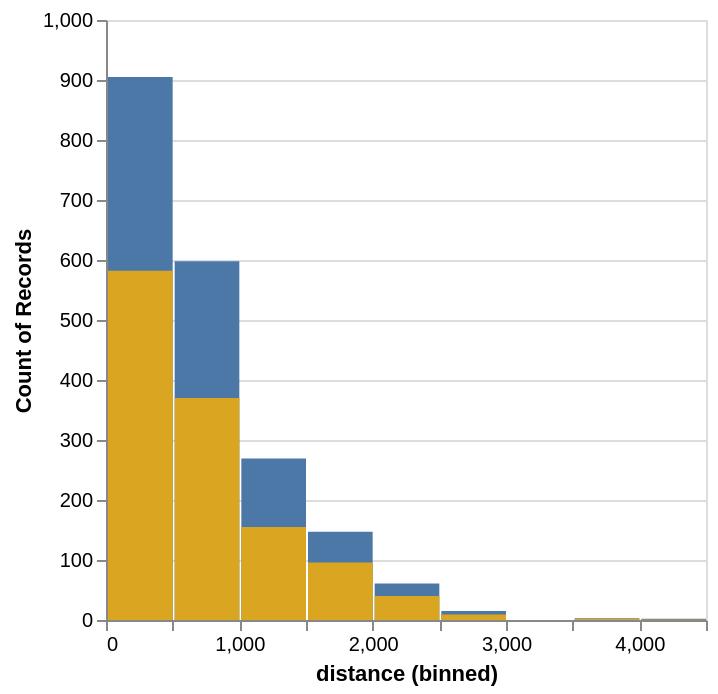

Here is the Vega-Lite specification saved for this chart:
### Vega-Lite specification from a JSON file in a GitHub repository (floating-point values rounded to 4 significant figures; data arrays with more than 128 entries replaced by an {"elided": "..."} marker saying what was removed)
{"data": {"values": {"elided": "2000 records"}}, "layer": [{"mark": "bar", "encoding": {"x": {"field": "distance", "bin": true}, "y": {"aggregate": "count"}}}, {"transform": [{"filter": "datum.delay < 5"}], "mark": "bar", "encoding": {"x": {"field": "distance", "bin": true}, "y": {"aggregate": "count"}, "color": {"value": "goldenrod"}}}]}
